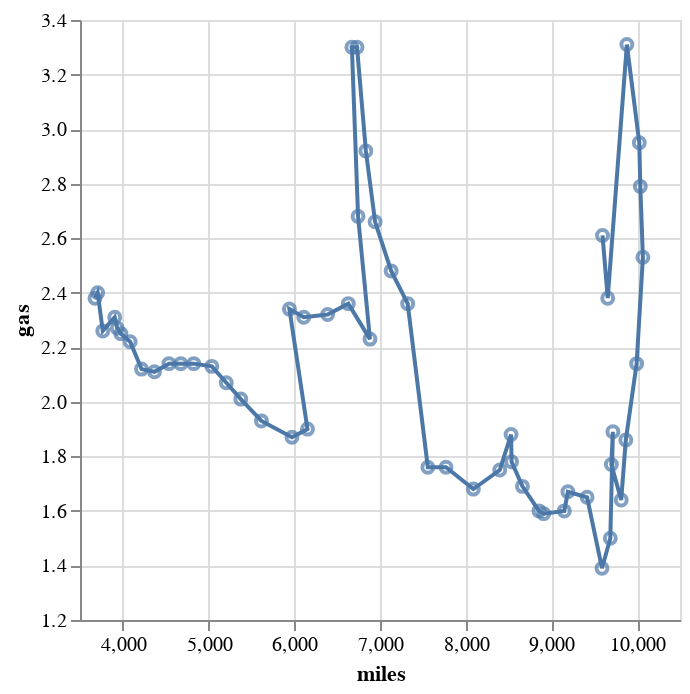

The notebook cell this image was saved under:
### Code cell
base = alt.Chart(driving).encode(
    alt.X('miles', scale=alt.Scale(zero=False)),
    alt.Y('gas', scale=alt.Scale(zero=False)),
    order='year:T',
)

base.mark_line() + base.mark_point()

### Figure 1 — Vega-Lite specification as saved in the notebook (floating-point values rounded to 4 significant figures)
{"config": {"view": {"continuousWidth": 300, "continuousHeight": 300}}, "layer": [{"mark": {"type": "line"}, "encoding": {"order": {"field": "year", "type": "temporal"}, "x": {"field": "miles", "scale": {"zero": false}, "type": "quantitative"}, "y": {"field": "gas", "scale": {"zero": false}, "type": "quantitative"}}}, {"mark": {"type": "point"}, "encoding": {"order": {"field": "year", "type": "temporal"}, "x": {"field": "miles", "scale": {"zero": false}, "type": "quantitative"}, "y": {"field": "gas", "scale": {"zero": false}, "type": "quantitative"}}}], "data": {"name": "data-e24c277102dddc2eceb7d9aaeb087c70"}, "$schema": "https://vega.github.io/schema/vega-lite/v5.8.0.json", "datasets": {"data-e24c277102dddc2eceb7d9aaeb087c70": [{"side": "left", "year": 1956, "miles": 3675, "gas": 2.38}, {"side": "right", "year": 1957, "miles": 3706, "gas": 2.4}, {"side": "bottom", "year": 1958, "miles": 3766, "gas": 2.26}, {"side": "top", "year": 1959, "miles": 3905, "gas": 2.31}, {"side": "right", "year": 1960, "miles": 3935, "gas": 2.27}, {"side": "bottom", "year": 1961, "miles": 3977, "gas": 2.25}, {"side": "right", "year": 1962, "miles": 4085, "gas": 2.22}, {"side": "bottom", "year": 1963, "miles": 4218, "gas": 2.12}, {"side": "bottom", "year": 1964, "miles": 4369, "gas": 2.11}, {"side": "bottom", "year": 1965, "miles": 4538, "gas": 2.14}, {"side": "top", "year": 1966, "miles": 4676, "gas": 2.14}, {"side": "bottom", "year": 1967, "miles": 4827, "gas": 2.14}, {"side": "right", "year": 1968, "miles": 5038, "gas": 2.13}, {"side": "right", "year": 1969, "miles": 5207, "gas": 2.07}, {"side": "right", "year": 1970, "miles": 5376, "gas": 2.01}, {"side": "bottom", "year": 1971, "miles": 5617, "gas": 1.93}, {"side": "bottom", "year": 1972, "miles": 5973, "gas": 1.87}, {"side": "right", "year": 1973, "miles": 6154, "gas": 1.9}, {"side": "left", "year": 1974, "miles": 5943, "gas": 2.34}, {"side": "bottom", "year": 1975, "miles": 6111, "gas": 2.31}, {"side": "bottom", "year": 1976, "miles": 6389, "gas": 2.32}, {"side": "top", "year": 1977, "miles": 6630, "gas": 2.36}, {"side": "bottom", "year": 1978, "miles": 6883, "gas": 2.23}, {"side": "left", "year": 1979, "miles": 6744, "gas": 2.68}, {"side": "left", "year": 1980, "miles": 6672, "gas": 3.3}, {"side": "right", "year": 1981, "miles": 6732, "gas": 3.3}, {"side": "right", "year": 1982, "miles": 6835, "gas": 2.92}, {"side": "right", "year": 1983, "miles": 6943, "gas": 2.66}, {"side": "right", "year": 1984, "miles": 7130, "gas": 2.48}, {"side": "right", "year": 1985, "miles": 7323, "gas": 2.36}, {"side": "left", "year": 1986, "miles": 7558, "gas": 1.76}, {"side": "top", "year": 1987, "miles": 7770, "gas": 1.76}, {"side": "bottom", "year": 1988, "miles": 8089, "gas": 1.68}, {"side": "left", "year": 1989, "miles": 8397, "gas": 1.75}, {"side": "top", "year": 1990, "miles": 8529, "gas": 1.88}, {"side": "right", "year": 1991, "miles": 8535, "gas": 1.78}, {"side": "right", "year": 1992, "miles": 8662, "gas": 1.69}, {"side": "left", "year": 1993, "miles": 8855, "gas": 1.6}, {"side": "bottom", "year": 1994, "miles": 8909, "gas": 1.59}, {"side": "bottom", "year": 1995, "miles": 9150, "gas": 1.6}, {"side": "top", "year": 1996, "miles": 9192, "gas": 1.67}, {"side": "right", "year": 1997, "miles": 9416, "gas": 1.65}, {"side": "bottom", "year": 1998, "miles": 9590, "gas": 1.39}, {"side": "right", "year": 1999, "miles": 9687, "gas": 1.5}, {"side": "top", "year": 2000, "miles": 9717, "gas": 1.89}, {"side": "left", "year": 2001, "miles": 9699, "gas": 1.77}, {"side": "bottom", "year": 2002, "miles": 9814, "gas": 1.64}, {"side": "right", "year": 2003, "miles": 9868, "gas": 1.86}, {"side": "left", "year": 2004, "miles": 9994, "gas": 2.14}, {"side": "left", "year": 2005, "miles": 10067, "gas": 2.53}, {"side": "right", "year": 2006, "miles": 10037, "gas": 2.79}, {"side": "right", "year": 2007, "miles": 10025, "gas": 2.95}, {"side": "left", "year": 2008, "miles": 9880, "gas": 3.31}, {"side": "bottom", "year": 2009, "miles": 9657, "gas": 2.38}, {"side": "left", "year": 2010, "miles": 9596, "gas": 2.61}]}}
